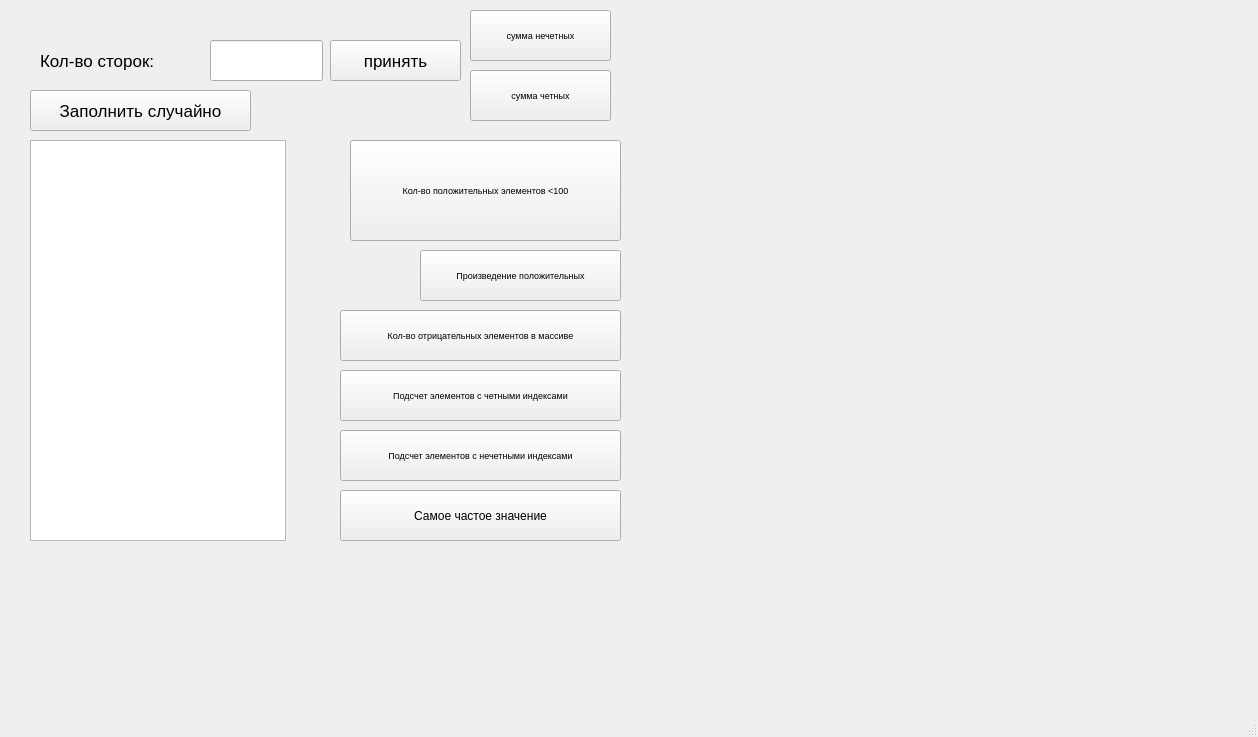
<?xml version="1.0" encoding="UTF-8"?>
<ui version="4.0">
 <class>MainWindow</class>
 <widget class="QMainWindow" name="MainWindow">
  <property name="geometry">
   <rect>
    <x>0</x>
    <y>0</y>
    <width>1258</width>
    <height>737</height>
   </rect>
  </property>
  <property name="windowTitle">
   <string>MainWindow</string>
  </property>
  <widget class="QWidget" name="centralwidget">
   <widget class="QTableWidget" name="tableWidget">
    <property name="geometry">
     <rect>
      <x>30</x>
      <y>140</y>
      <width>256</width>
      <height>401</height>
     </rect>
    </property>
    <property name="font">
     <font>
      <pointsize>13</pointsize>
     </font>
    </property>
   </widget>
   <widget class="QLabel" name="label_kolvo">
    <property name="geometry">
     <rect>
      <x>40</x>
      <y>40</y>
      <width>161</width>
      <height>41</height>
     </rect>
    </property>
    <property name="font">
     <font>
      <pointsize>13</pointsize>
     </font>
    </property>
    <property name="text">
     <string>Кол-во сторок:</string>
    </property>
   </widget>
   <widget class="QLineEdit" name="lineEdit_kolvo">
    <property name="geometry">
     <rect>
      <x>210</x>
      <y>40</y>
      <width>113</width>
      <height>41</height>
     </rect>
    </property>
    <property name="font">
     <font>
      <pointsize>13</pointsize>
     </font>
    </property>
   </widget>
   <widget class="QPushButton" name="pushButton_sl">
    <property name="geometry">
     <rect>
      <x>30</x>
      <y>90</y>
      <width>221</width>
      <height>41</height>
     </rect>
    </property>
    <property name="font">
     <font>
      <pointsize>13</pointsize>
     </font>
    </property>
    <property name="text">
     <string>Заполнить случайно</string>
    </property>
   </widget>
   <widget class="QPushButton" name="pushButton_tabl">
    <property name="geometry">
     <rect>
      <x>330</x>
      <y>40</y>
      <width>131</width>
      <height>41</height>
     </rect>
    </property>
    <property name="font">
     <font>
      <pointsize>13</pointsize>
     </font>
    </property>
    <property name="text">
     <string>принять</string>
    </property>
   </widget>
   <widget class="QPushButton" name="pushButton_sum_nech">
    <property name="geometry">
     <rect>
      <x>470</x>
      <y>10</y>
      <width>141</width>
      <height>51</height>
     </rect>
    </property>
    <property name="font">
     <font>
      <pointsize>7</pointsize>
     </font>
    </property>
    <property name="text">
     <string>сумма нечетных</string>
    </property>
   </widget>
   <widget class="QLabel" name="label_sumnech">
    <property name="geometry">
     <rect>
      <x>640</x>
      <y>10</y>
      <width>121</width>
      <height>51</height>
     </rect>
    </property>
    <property name="font">
     <font>
      <pointsize>7</pointsize>
     </font>
    </property>
    <property name="text">
     <string/>
    </property>
   </widget>
   <widget class="QPushButton" name="pushButton_sum_ch">
    <property name="geometry">
     <rect>
      <x>470</x>
      <y>70</y>
      <width>141</width>
      <height>51</height>
     </rect>
    </property>
    <property name="font">
     <font>
      <pointsize>7</pointsize>
     </font>
    </property>
    <property name="text">
     <string>сумма четных</string>
    </property>
   </widget>
   <widget class="QLabel" name="label_sumch">
    <property name="geometry">
     <rect>
      <x>640</x>
      <y>70</y>
      <width>121</width>
      <height>51</height>
     </rect>
    </property>
    <property name="font">
     <font>
      <pointsize>7</pointsize>
     </font>
    </property>
    <property name="text">
     <string/>
    </property>
   </widget>
   <widget class="QPushButton" name="pushButton_polog_100">
    <property name="geometry">
     <rect>
      <x>350</x>
      <y>140</y>
      <width>271</width>
      <height>101</height>
     </rect>
    </property>
    <property name="font">
     <font>
      <pointsize>7</pointsize>
     </font>
    </property>
    <property name="text">
     <string>Кол-во положительных элементов &lt;100</string>
    </property>
   </widget>
   <widget class="QLabel" name="label_polog_100">
    <property name="geometry">
     <rect>
      <x>640</x>
      <y>160</y>
      <width>141</width>
      <height>61</height>
     </rect>
    </property>
    <property name="font">
     <font>
      <pointsize>7</pointsize>
     </font>
    </property>
    <property name="text">
     <string/>
    </property>
   </widget>
   <widget class="QPushButton" name="pushButton__proiz_polog">
    <property name="geometry">
     <rect>
      <x>420</x>
      <y>250</y>
      <width>201</width>
      <height>51</height>
     </rect>
    </property>
    <property name="font">
     <font>
      <pointsize>7</pointsize>
     </font>
    </property>
    <property name="text">
     <string>Произведение положительных</string>
    </property>
   </widget>
   <widget class="QLabel" name="label_proiz_polog">
    <property name="geometry">
     <rect>
      <x>640</x>
      <y>250</y>
      <width>121</width>
      <height>51</height>
     </rect>
    </property>
    <property name="font">
     <font>
      <pointsize>7</pointsize>
     </font>
    </property>
    <property name="text">
     <string/>
    </property>
   </widget>
   <widget class="QPushButton" name="pushButton_kolvo_otr_zn">
    <property name="geometry">
     <rect>
      <x>340</x>
      <y>310</y>
      <width>281</width>
      <height>51</height>
     </rect>
    </property>
    <property name="font">
     <font>
      <pointsize>7</pointsize>
     </font>
    </property>
    <property name="text">
     <string>Кол-во отрицательных элементов в массиве</string>
    </property>
   </widget>
   <widget class="QLabel" name="label_kolvo_otr_zn">
    <property name="geometry">
     <rect>
      <x>640</x>
      <y>310</y>
      <width>121</width>
      <height>51</height>
     </rect>
    </property>
    <property name="font">
     <font>
      <pointsize>7</pointsize>
     </font>
    </property>
    <property name="text">
     <string/>
    </property>
   </widget>
   <widget class="QPushButton" name="pushButton_cht_neind">
    <property name="geometry">
     <rect>
      <x>340</x>
      <y>430</y>
      <width>281</width>
      <height>51</height>
     </rect>
    </property>
    <property name="font">
     <font>
      <pointsize>7</pointsize>
     </font>
    </property>
    <property name="text">
     <string>Подсчет элементов с нечетными индексами</string>
    </property>
   </widget>
   <widget class="QPushButton" name="pushButton_cht_ind">
    <property name="geometry">
     <rect>
      <x>340</x>
      <y>370</y>
      <width>281</width>
      <height>51</height>
     </rect>
    </property>
    <property name="font">
     <font>
      <pointsize>7</pointsize>
     </font>
    </property>
    <property name="text">
     <string>Подсчет элементов с четными индексами</string>
    </property>
   </widget>
   <widget class="QLabel" name="label_cht_ind">
    <property name="geometry">
     <rect>
      <x>640</x>
      <y>370</y>
      <width>121</width>
      <height>51</height>
     </rect>
    </property>
    <property name="font">
     <font>
      <pointsize>7</pointsize>
     </font>
    </property>
    <property name="text">
     <string/>
    </property>
   </widget>
   <widget class="QLabel" name="label_cht_neind">
    <property name="geometry">
     <rect>
      <x>640</x>
      <y>420</y>
      <width>121</width>
      <height>51</height>
     </rect>
    </property>
    <property name="font">
     <font>
      <pointsize>7</pointsize>
     </font>
    </property>
    <property name="text">
     <string/>
    </property>
   </widget>
   <widget class="QLabel" name="label_factorial">
    <property name="geometry">
     <rect>
      <x>630</x>
      <y>490</y>
      <width>91</width>
      <height>31</height>
     </rect>
    </property>
    <property name="text">
     <string/>
    </property>
   </widget>
   <widget class="QPushButton" name="pushButton_factorial">
    <property name="geometry">
     <rect>
      <x>340</x>
      <y>490</y>
      <width>281</width>
      <height>51</height>
     </rect>
    </property>
    <property name="text">
     <string>Самое частое значение</string>
    </property>
   </widget>
  </widget>
  <widget class="QMenuBar" name="menubar">
   <property name="geometry">
    <rect>
     <x>0</x>
     <y>0</y>
     <width>1258</width>
     <height>26</height>
    </rect>
   </property>
  </widget>
  <widget class="QStatusBar" name="statusbar"/>
 </widget>
 <resources/>
 <connections/>
</ui>
